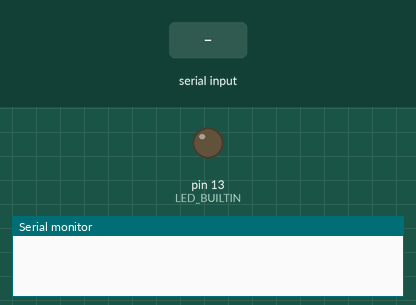
This sketch was run on a simulated Arduino Uno, built with avr-gcc and run on an emulated ATmega328P. Shown: output pins drawn as LEDs (lit = HIGH), the last lines printed to the serial monitor. The test bench sets the inputs (shaded band).

Above: at 1.2 s.
1.3 s: "a\n" received over Serial
At 2.4 s:
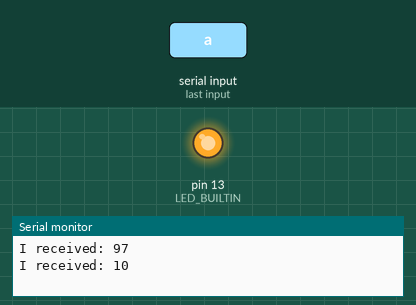
2.8 s: "1\n" received over Serial
At 3.5 s:
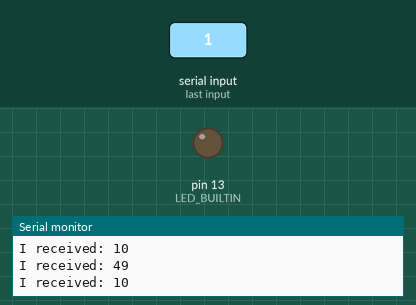
Timing chart, 0 to 5.8 s (numbered marks = the images above; inputs shaded):
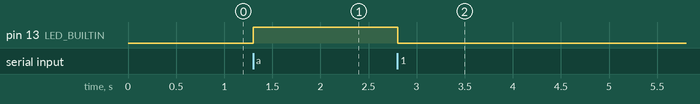

Measured:
- after the input at 1.3 s, pin 13 (LED_BUILTIN): LOW → HIGH at once
- after the input at 2.8 s, pin 13 (LED_BUILTIN): HIGH → LOW at once

The sketch:

serial_communications.ino
```cpp
  int incomingByte = 0;   // for incoming serial data

void setup() {
        Serial.begin(9600);     // opens serial port, sets data rate to 9600 bps
        pinMode(LED_BUILTIN, OUTPUT);
}

void loop() {

        // send data only when you receive data:
        if (Serial.available() > 0) {
                // read the incoming byte:
                incomingByte = Serial.read();

                // say what you got:
                Serial.print("I received: ");
                Serial.println(incomingByte, DEC);

                if (incomingByte == 'a') {
                  digitalWrite(LED_BUILTIN, HIGH);
                }
                else if (incomingByte == 10) {
                }
                else {
                  digitalWrite(LED_BUILTIN, LOW);
                }


        }


}
```
